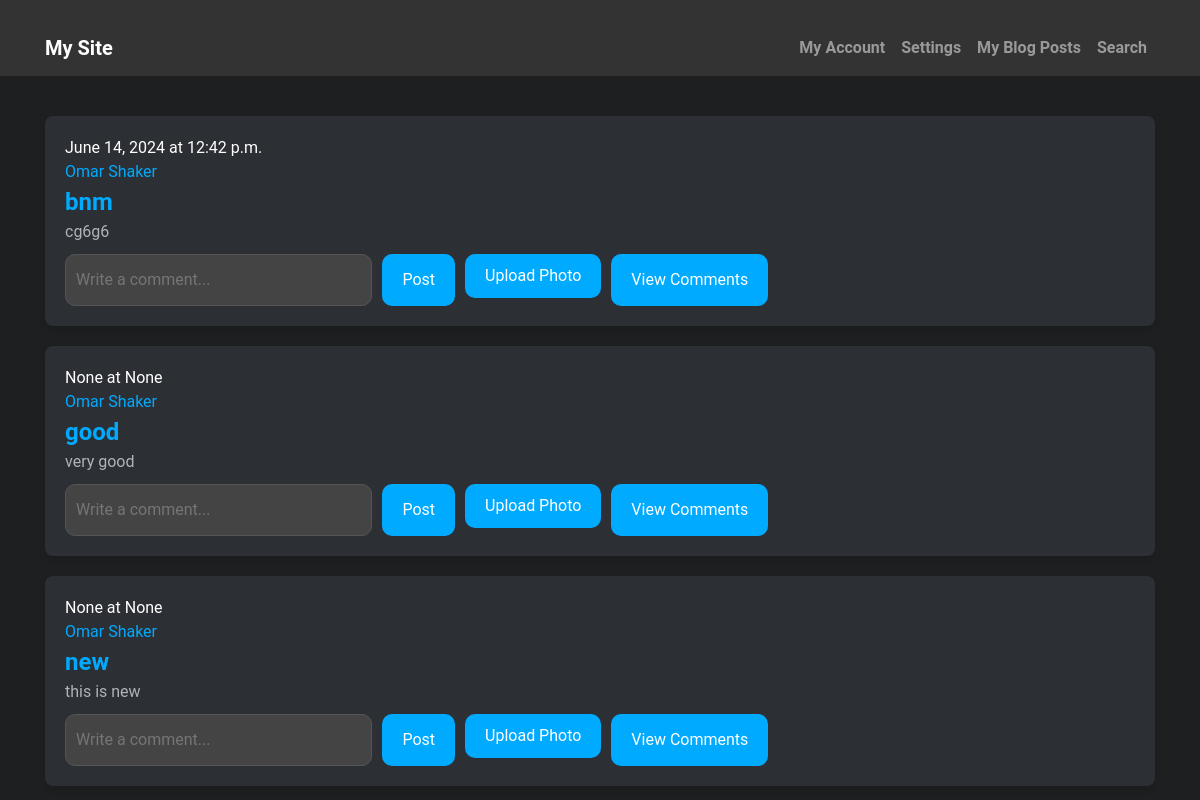
The page /scroll/ on the database its author committed.
### authentication/models.py (models this page shows)
class BlogPost(models.Model):
    user = models.ForeignKey(User, null=True, on_delete=models.CASCADE)
    title = models.CharField(max_length=100, null=False)
    content = models.TextField(max_length=10000, null=False)
    publish = models.BooleanField(null=False, default=False)
    pic = models.ImageField(upload_to='image/', null=True, blank=True)
    date = models.DateField(auto_now_add=False, null=True)
    time = models.TimeField(auto_now_add=False, null=True)
    slug = models.SlugField(unique=True, null=False)
    class Meta:
        ordering = ['-pk', 'date']

### Reg/views.py (the view, shortened to what this page needs)
# urls.py: path("scroll/", scrollpage, name='scrollpage'),  # Make sure the name matches here
def scrollpage(request):
    posts = BlogPost.objects.filter(
        Q(publish=True) & (
            Q(user__usersettings__posts_visibility="public") & (
                Q(user__usersettings__account_privacy="public")
            )
        )
    )
    comments = None  # Initialize comments to None to avoid reference before assignment error
    context = {"Posts": posts, "comments": comments}
    return render(request, "Scroll.html", context)

### Reg/templates/Scroll.html (shortened to what this page needs)
<!DOCTYPE html>
<html lang="en">
<head>
    <link rel="stylesheet" href="https://stackpath.bootstrapcdn.com/bootstrap/4.5.2/css/bootstrap.min.css">
</head>
<body>
    <nav class="navbar navbar-expand-lg navbar-dark">
        <div class="container">
            <a class="navbar-brand" href="#">My Site</a>
            <div class="collapse navbar-collapse" id="navbarNav">
                <ul class="navbar-nav ml-auto">
                    <li class="nav-item"><a class="nav-link" href='/update'>My Account</a></li>
                    <li class="nav-item"><a class="nav-link" href='/mysettings'>Settings</a></li>
                    <li class="nav-item"><a class="nav-link" href='/myblogposts'>My Blog Posts</a></li>
                    <li class="nav-item"><a class="nav-link" href='/search'>Search</a></li>
                </ul>
            </div>
        </div>
    </nav>
    <div class="container">
        {% for post in Posts %}
        <div class="blog-post">
            <div>{{ post.date }} at {{ post.time }}</div>
            <div><a href='/look-{{ post.user.userprofile.username }}' class="username-link">{{ post.user.first_name }} {{ post.user.last_name }}</a></div>
            <div class="row">
                <div class="col-md-8">
                    <div class="blog-title"><a href='/view-{{ post.slug }}'>{{ post.title }}</a></div>
                    <div class="blog-content">
                        {{ post.content|truncatewords:50 }}
                    </div>
                    <form method="post" action="." class="comment-section" enctype="multipart/form-data"> {% csrf_token %}
                        <input type="text" class="comment-input" placeholder="Write a comment..." name="comment-data">
                        <button class="btn-comment" name="postc{{ post.id }}" type="submit">Post</button>
                        <label class="btn-upload-photo">
                            Upload Photo
                        </label>
                        <button class="btn-view-comments" type="button" data-post-id="{{ post.id }}">View Comments</button>
                    </form>
                </div>
            </div>
        </div>
        {% endfor %}
    </div>
</body>
</html>

### Reg/templates/Scroll.html (style rules this page uses)
body { font-family: 'Roboto', Arial, sans-serif; background-color: #1d1f21; color: #fff; margin: 0; padding: 0; }
.navbar { background-color: #333; }
.navbar a { color: #fff; font-weight: bold; transition: color 0.3s; }
.container { padding-top: 20px; }
.blog-post { background-color: #2c2f33; padding: 20px; margin-top: 20px; border-radius: 8px; box-shadow: 0 4px 6px rgba(0, 0, 0, 0.1); }
.blog-title a { font-size: 24px; font-weight: bold; color: #00aaff; text-decoration: none; }
.blog-content { font-size: 16px; color: #b0b3b8; overflow: hidden; text-overflow: ellipsis; display: -webkit-box; -webkit-line-clamp: 2; -webkit-box-orient: vertical; }
.username-link { color: #00aaff; text-decoration: none; }
.comment-section { display: flex; flex-wrap: wrap; gap: 10px; margin-top: 10px; }
.comment-input { flex: 1; background-color: #444; border: 1px solid #555; color: #fff; padding: 10px; border-radius: 10px; }
.btn-comment, .btn-upload-photo, .btn-view-comments { background-color: #00aaff; border: none; color: #fff; cursor: pointer; padding: 10px 20px; border-radius: 10px; white-space: nowrap; }
.btn-upload-photo { position: relative; overflow: hidden; }

### rows shown on the page
BlogPost: date "June 14, 2024", time "12:42 p.m.", user.first_name "Omar", user.last_name "Shaker", title "bnm", content "cg6g6"
BlogPost: date "None", time "None", user.first_name "Omar", user.last_name "Shaker", title "good", content "very good"
BlogPost: date "None", time "None", user.first_name "Omar", user.last_name "Shaker", title "new", content "this is new"
